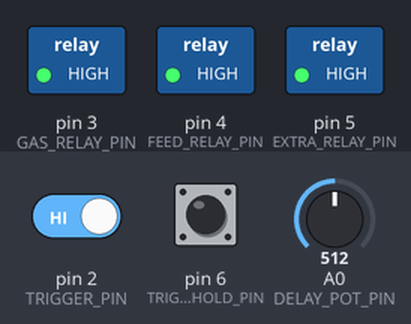
Recording of a sketch running on a simulated Arduino Uno, built with avr-gcc and run on an emulated ATmega328P. On the bench: switched loads named in the sketch (green lamp = pin HIGH). Inputs (shaded band) come from the test bench; at power-on: pin 2 (TRIGGER_PIN) HIGH, pin 6 (TRIGGER_HOLD_PIN) HIGH, A0 (DELAY_POT_PIN) = 512.

Above: at 1.2 s.
1.3 s: pin 2 (TRIGGER_PIN) driven LOW
At 2.2 s:
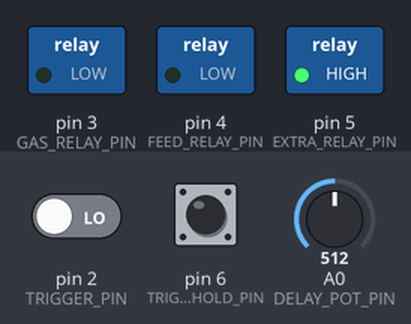
3.3 s: pin 2 (TRIGGER_PIN) driven HIGH
At 4.1 s:
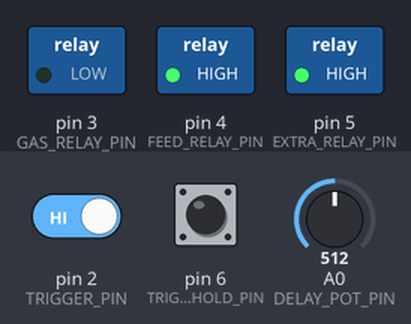
Timing chart, 0 to 6.3 s (numbered marks = the images above; inputs shaded):
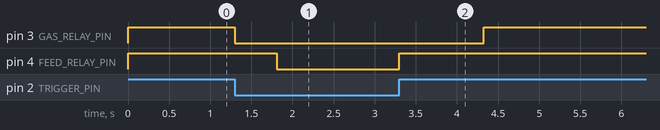

Measured:
- after the input at 1.3 s, pin 3 (GAS_RELAY_PIN): HIGH → LOW at once; pin 4 (FEED_RELAY_PIN): HIGH → LOW after 0.51 s
- after the input at 3.3 s, pin 3 (GAS_RELAY_PIN): LOW → HIGH after 1.0 s; pin 4 (FEED_RELAY_PIN): LOW → HIGH at once

The sketch:

main.ino
```cpp
// DEFINE PINS
#define DELAY_POT_PIN A0
#define TRIGGER_PIN 2 // 10k to 5v (active low)
#define GAS_RELAY_PIN 3
#define FEED_RELAY_PIN 4
#define EXTRA_RELAY_PIN 5
#define TRIGGER_HOLD_PIN 6 // 10k to 5v (active low)
//

#define RELAY_ON LOW
#define RELAY_OFF HIGH

#define TRIG_UP HIGH
#define TRIG_DOWN LOW

#define TRIG_HOLD_ON LOW

volatile int delay_time = 100;

volatile bool trig_state = TRIG_UP;
volatile bool trig_last_state = TRIG_UP;

void setup() {
  pinMode(DELAY_POT_PIN, INPUT);
  pinMode(TRIGGER_PIN, INPUT);
  pinMode(TRIGGER_HOLD_PIN, INPUT_PULLUP);

  pinMode(GAS_RELAY_PIN, OUTPUT);
  pinMode(FEED_RELAY_PIN, OUTPUT);
  pinMode(EXTRA_RELAY_PIN, OUTPUT);

  digitalWrite(FEED_RELAY_PIN, RELAY_OFF);
  digitalWrite(GAS_RELAY_PIN, RELAY_OFF);
  digitalWrite(EXTRA_RELAY_PIN, RELAY_OFF);

  ReadPot();

  attachInterrupt(digitalPinToInterrupt(TRIGGER_PIN), StartWeld, FALLING);
}

void StartWeld() { // active low trigger
	if (TriggerHold())
		trig_state = !trig_state;
	else
	{
		detachInterrupt(digitalPinToInterrupt(TRIGGER_PIN));
		trig_state = TRIG_DOWN;
		attachInterrupt(digitalPinToInterrupt(TRIGGER_PIN), EndWeld, RISING);
	}
}

void EndWeld() {
  detachInterrupt(digitalPinToInterrupt(TRIGGER_PIN));
  trig_state = TRIG_UP;
  attachInterrupt(digitalPinToInterrupt(TRIGGER_PIN), StartWeld, FALLING);
}

void ReadPot() {
  delay_time = analogRead(DELAY_POT_PIN);
}

bool TriggerHold() {
  return digitalRead(TRIGGER_HOLD_PIN) == TRIG_HOLD_ON;
}

bool TriggerPressed() {
  return trig_state == TRIG_DOWN;
}

void loop() {
    ReadPot();
    if (trig_state != trig_last_state) {
      trig_last_state = trig_state;
      if (TriggerPressed()) {
        digitalWrite(GAS_RELAY_PIN, RELAY_ON);
        delay(delay_time);
        if (TriggerPressed()) {
          digitalWrite(FEED_RELAY_PIN, RELAY_ON);
        } else {
          digitalWrite(GAS_RELAY_PIN, RELAY_OFF);
        }
      } else {
        digitalWrite(FEED_RELAY_PIN, RELAY_OFF);
        delay(delay_time*2);
        digitalWrite(GAS_RELAY_PIN, RELAY_OFF);
      }
    }
}
```
